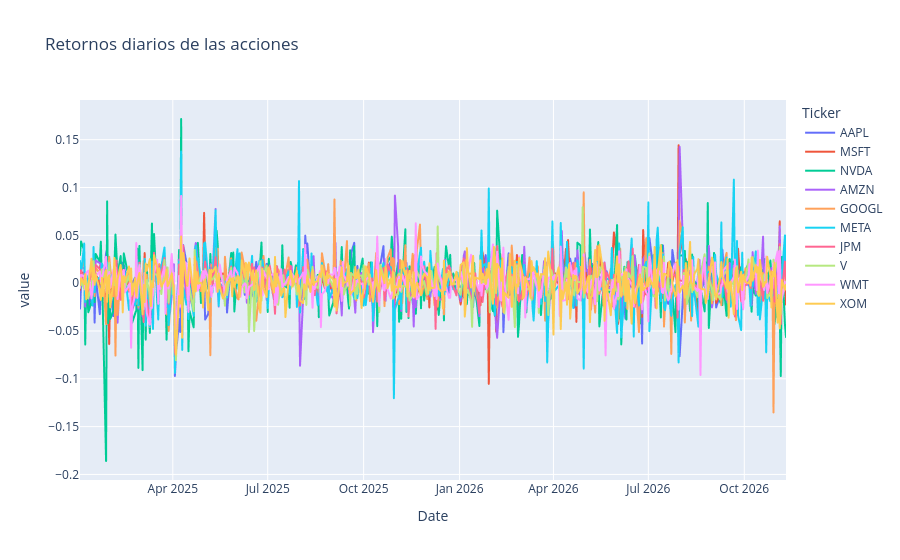

The notebook cell saved with this chart:
### Code cell
returns.plot(title="Retornos diarios de las acciones", 
             backend="plotly")

### Figure 1 — Plotly figure (JSON) as saved in the notebook; plotly's stock layout.template omitted (floating-point values rounded to 4 significant figures; data arrays with more than 128 entries replaced by an {"elided": "..."} marker saying what was removed)
{"data": [{"hovertemplate": "Ticker=AAPL<br>Date=%{x}<br>value=%{y}<extra></extra>", "legendgroup": "AAPL", "line": {"color": "#636efa", "dash": "solid"}, "marker": {"symbol": "circle"}, "mode": "lines", "name": "AAPL", "showlegend": true, "type": "scattergl", "x": {"elided": "466 str values"}, "xaxis": "x", "y": {"elided": "466 float values"}, "yaxis": "y"}, {"hovertemplate": "Ticker=MSFT<br>Date=%{x}<br>value=%{y}<extra></extra>", "legendgroup": "MSFT", "line": {"color": "#EF553B", "dash": "solid"}, "marker": {"symbol": "circle"}, "mode": "lines", "name": "MSFT", "showlegend": true, "type": "scattergl", "x": {"elided": "466 str values"}, "xaxis": "x", "y": {"elided": "466 float values"}, "yaxis": "y"}, {"hovertemplate": "Ticker=NVDA<br>Date=%{x}<br>value=%{y}<extra></extra>", "legendgroup": "NVDA", "line": {"color": "#00cc96", "dash": "solid"}, "marker": {"symbol": "circle"}, "mode": "lines", "name": "NVDA", "showlegend": true, "type": "scattergl", "x": {"elided": "466 str values"}, "xaxis": "x", "y": {"elided": "466 float values"}, "yaxis": "y"}, {"hovertemplate": "Ticker=AMZN<br>Date=%{x}<br>value=%{y}<extra></extra>", "legendgroup": "AMZN", "line": {"color": "#ab63fa", "dash": "solid"}, "marker": {"symbol": "circle"}, "mode": "lines", "name": "AMZN", "showlegend": true, "type": "scattergl", "x": {"elided": "466 str values"}, "xaxis": "x", "y": {"elided": "466 float values"}, "yaxis": "y"}, {"hovertemplate": "Ticker=GOOGL<br>Date=%{x}<br>value=%{y}<extra></extra>", "legendgroup": "GOOGL", "line": {"color": "#FFA15A", "dash": "solid"}, "marker": {"symbol": "circle"}, "mode": "lines", "name": "GOOGL", "showlegend": true, "type": "scattergl", "x": {"elided": "466 str values"}, "xaxis": "x", "y": {"elided": "466 float values"}, "yaxis": "y"}, {"hovertemplate": "Ticker=META<br>Date=%{x}<br>value=%{y}<extra></extra>", "legendgroup": "META", "line": {"color": "#19d3f3", "dash": "solid"}, "marker": {"symbol": "circle"}, "mode": "lines", "name": "META", "showlegend": true, "type": "scattergl", "x": {"elided": "466 str values"}, "xaxis": "x", "y": {"elided": "466 float values"}, "yaxis": "y"}, {"hovertemplate": "Ticker=JPM<br>Date=%{x}<br>value=%{y}<extra></extra>", "legendgroup": "JPM", "line": {"color": "#FF6692", "dash": "solid"}, "marker": {"symbol": "circle"}, "mode": "lines", "name": "JPM", "showlegend": true, "type": "scattergl", "x": {"elided": "466 str values"}, "xaxis": "x", "y": {"elided": "466 float values"}, "yaxis": "y"}, {"hovertemplate": "Ticker=V<br>Date=%{x}<br>value=%{y}<extra></extra>", "legendgroup": "V", "line": {"color": "#B6E880", "dash": "solid"}, "marker": {"symbol": "circle"}, "mode": "lines", "name": "V", "showlegend": true, "type": "scattergl", "x": {"elided": "466 str values"}, "xaxis": "x", "y": {"elided": "466 float values"}, "yaxis": "y"}, {"hovertemplate": "Ticker=WMT<br>Date=%{x}<br>value=%{y}<extra></extra>", "legendgroup": "WMT", "line": {"color": "#FF97FF", "dash": "solid"}, "marker": {"symbol": "circle"}, "mode": "lines", "name": "WMT", "showlegend": true, "type": "scattergl", "x": {"elided": "466 str values"}, "xaxis": "x", "y": {"elided": "466 float values"}, "yaxis": "y"}, {"hovertemplate": "Ticker=XOM<br>Date=%{x}<br>value=%{y}<extra></extra>", "legendgroup": "XOM", "line": {"color": "#FECB52", "dash": "solid"}, "marker": {"symbol": "circle"}, "mode": "lines", "name": "XOM", "showlegend": true, "type": "scattergl", "x": {"elided": "466 str values"}, "xaxis": "x", "y": {"elided": "466 float values"}, "yaxis": "y"}], "layout": {"legend": {"title": {"text": "Ticker"}, "tracegroupgap": 0}, "title": {"text": "Retornos diarios de las acciones"}, "xaxis": {"anchor": "y", "domain": [0.0, 1.0], "title": {"text": "Date"}}, "yaxis": {"anchor": "x", "domain": [0.0, 1.0], "title": {"text": "value"}}}}
